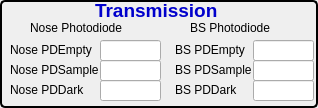
   <widget class="QGroupBox" name="groupBox_8">
    <property name="geometry">
     <rect>
      <x>10</x>
      <y>212</y>
      <width>318</width>
      <height>108</height>
     </rect>
    </property>
    <property name="styleSheet">
     <string notr="true">QGroupBox { 
     border: 2px solid black; 
     border-radius: 5px; 
 } </string>
    </property>
    <property name="title">
     <string/>
    </property>
    <widget class="QLabel" name="label_60">
     <property name="geometry">
      <rect>
       <x>95</x>
       <y>-10</y>
       <width>131</width>
       <height>41</height>
      </rect>
     </property>
     <property name="font">
      <font>
       <pointsize>14</pointsize>
       <weight>75</weight>
       <bold>true</bold>
      </font>
     </property>
     <property name="text">
      <string>&lt;html&gt;&lt;head/&gt;&lt;body&gt;&lt;p&gt;&lt;span style=&quot; color:#0000cc;&quot;&gt;Transmission&lt;/span&gt;&lt;/p&gt;&lt;/body&gt;&lt;/html&gt;</string>
     </property>
    </widget>
    <widget class="QLabel" name="label_61">
     <property name="geometry">
      <rect>
       <x>30</x>
       <y>20</y>
       <width>121</width>
       <height>16</height>
      </rect>
     </property>
     <property name="text">
      <string>Nose Photodiode</string>
     </property>
    </widget>
    <widget class="QLabel" name="label_62">
     <property name="geometry">
      <rect>
       <x>190</x>
       <y>20</y>
       <width>101</width>
       <height>16</height>
      </rect>
     </property>
     <property name="text">
      <string>&lt;html&gt;&lt;head/&gt;&lt;body&gt;&lt;p&gt;BS Photodiode&lt;/p&gt;&lt;/body&gt;&lt;/html&gt;</string>
     </property>
    </widget>
    <widget class="QLabel" name="label_76">
     <property name="geometry">
      <rect>
       <x>10</x>
       <y>40</y>
       <width>91</width>
       <height>21</height>
      </rect>
     </property>
     <property name="font">
      <font>
       <pointsize>9</pointsize>
      </font>
     </property>
     <property name="text">
      <string>&lt;html&gt;&lt;head/&gt;&lt;body&gt;&lt;p&gt;Nose PDEmpty&lt;/p&gt;&lt;/body&gt;&lt;/html&gt;</string>
     </property>
    </widget>
    <widget class="QLabel" name="label_77">
     <property name="geometry">
      <rect>
       <x>10</x>
       <y>60</y>
       <width>91</width>
       <height>21</height>
      </rect>
     </property>
     <property name="font">
      <font>
       <pointsize>9</pointsize>
      </font>
     </property>
     <property name="text">
      <string>&lt;html&gt;&lt;head/&gt;&lt;body&gt;&lt;p&gt;Nose PDSample&lt;/p&gt;&lt;/body&gt;&lt;/html&gt;</string>
     </property>
    </widget>
    <widget class="QLabel" name="label_79">
     <property name="geometry">
      <rect>
       <x>10</x>
       <y>80</y>
       <width>91</width>
       <height>21</height>
      </rect>
     </property>
     <property name="font">
      <font>
       <pointsize>9</pointsize>
      </font>
     </property>
     <property name="text">
      <string>&lt;html&gt;&lt;head/&gt;&lt;body&gt;&lt;p&gt;Nose PDDark&lt;/p&gt;&lt;/body&gt;&lt;/html&gt;</string>
     </property>
    </widget>
    <widget class="QLabel" name="label_80">
     <property name="geometry">
      <rect>
       <x>175</x>
       <y>40</y>
       <width>91</width>
       <height>21</height>
      </rect>
     </property>
     <property name="font">
      <font>
       <pointsize>9</pointsize>
      </font>
     </property>
     <property name="text">
      <string>&lt;html&gt;&lt;head/&gt;&lt;body&gt;&lt;p&gt;BS PDEmpty&lt;/p&gt;&lt;/body&gt;&lt;/html&gt;</string>
     </property>
    </widget>
    <widget class="QLabel" name="label_81">
     <property name="geometry">
      <rect>
       <x>175</x>
       <y>60</y>
       <width>91</width>
       <height>21</height>
      </rect>
     </property>
     <property name="font">
      <font>
       <pointsize>9</pointsize>
      </font>
     </property>
     <property name="text">
      <string>&lt;html&gt;&lt;head/&gt;&lt;body&gt;&lt;p&gt;BS PDSample&lt;/p&gt;&lt;/body&gt;&lt;/html&gt;</string>
     </property>
    </widget>
    <widget class="QLabel" name="label_78">
     <property name="geometry">
      <rect>
       <x>175</x>
       <y>80</y>
       <width>91</width>
       <height>21</height>
      </rect>
     </property>
     <property name="font">
      <font>
       <pointsize>9</pointsize>
      </font>
     </property>
     <property name="text">
      <string>&lt;html&gt;&lt;head/&gt;&lt;body&gt;&lt;p&gt;BS PDDark&lt;/p&gt;&lt;/body&gt;&lt;/html&gt;</string>
     </property>
    </widget>
    <widget class="caTextEntry" name="catextentry_96">
     <property name="geometry">
      <rect>
       <x>253</x>
       <y>60</y>
       <width>61</width>
       <height>21</height>
      </rect>
     </property>
     <property name="channel" stdset="0">
      <string notr="true">9idcSAXS:transBSPD_Sample.VAL</string>
     </property>
     <property name="background">
      <color>
       <red>115</red>
       <green>215</green>
       <blue>253</blue>
      </color>
     </property>
     <property name="colorMode">
      <enum>caLineEdit::Static</enum>
     </property>
    </widget>
    <widget class="caTextEntry" name="catextentry_97">
     <property name="geometry">
      <rect>
       <x>253</x>
       <y>40</y>
       <width>61</width>
       <height>21</height>
      </rect>
     </property>
     <property name="channel" stdset="0">
      <string notr="true">9idcSAXS:transBSPD_Empty.VAL</string>
     </property>
     <property name="background">
      <color>
       <red>115</red>
       <green>215</green>
       <blue>253</blue>
      </color>
     </property>
     <property name="colorMode">
      <enum>caLineEdit::Static</enum>
     </property>
    </widget>
    <widget class="caTextEntry" name="catextentry_99">
     <property name="geometry">
      <rect>
       <x>253</x>
       <y>80</y>
       <width>61</width>
       <height>21</height>
      </rect>
     </property>
     <property name="channel" stdset="0">
      <string notr="true">9idcSAXS:transBSPD_Dark.VAL</string>
     </property>
     <property name="background">
      <color>
       <red>115</red>
       <green>215</green>
       <blue>253</blue>
      </color>
     </property>
     <property name="colorMode">
      <enum>caLineEdit::Static</enum>
     </property>
    </widget>
    <widget class="caTextEntry" name="catextentry_98">
     <property name="geometry">
      <rect>
       <x>100</x>
       <y>40</y>
       <width>61</width>
       <height>21</height>
      </rect>
     </property>
     <property name="channel" stdset="0">
      <string notr="true">9idcSAXS:transPD_Empty.VAL</string>
     </property>
     <property name="background">
      <color>
       <red>115</red>
       <green>215</green>
       <blue>253</blue>
      </color>
     </property>
     <property name="colorMode">
      <enum>caLineEdit::Static</enum>
     </property>
    </widget>
    <widget class="caTextEntry" name="catextentry_101">
     <property name="geometry">
      <rect>
       <x>100</x>
       <y>60</y>
       <width>61</width>
       <height>21</height>
      </rect>
     </property>
     <property name="channel" stdset="0">
      <string notr="true">9idcSAXS:transPD_Sample.VAL</string>
     </property>
     <property name="background">
      <color>
       <red>115</red>
       <green>215</green>
       <blue>253</blue>
      </color>
     </property>
     <property name="colorMode">
      <enum>caLineEdit::Static</enum>
     </property>
    </widget>
    <widget class="caTextEntry" name="catextentry_100">
     <property name="geometry">
      <rect>
       <x>100</x>
       <y>80</y>
       <width>61</width>
       <height>21</height>
      </rect>
     </property>
     <property name="channel" stdset="0">
      <string notr="true">9idcSAXS:transPD_Dark.VAL</string>
     </property>
     <property name="background">
      <color>
       <red>115</red>
       <green>215</green>
       <blue>253</blue>
      </color>
     </property>
     <property name="colorMode">
      <enum>caLineEdit::Static</enum>
     </property>
    </widget>
   </widget>
